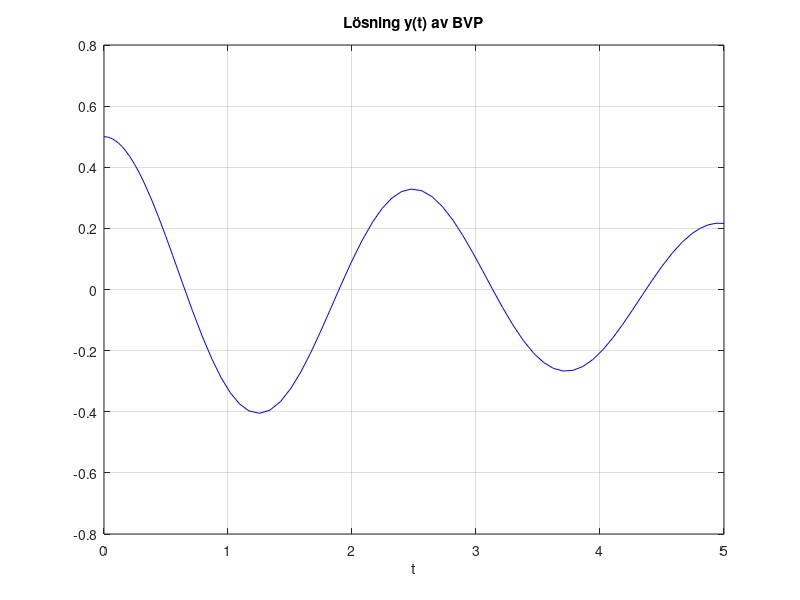

MATLAB code to generate this figure:
%Fråga 2f
clc; clear;
m=0.6;
L=1.5;
g=9.81;
u=0.2;
f = @(t,y) [y(2); -(u/m)*y(2)-(g/L)*sin(y(1))]; 
t0 = 0;  
u0 = [0.5;0];             
T = 5;                            
[tsvar,ysvar] = ode45(f,[t0,T],u0);     

yend = ysvar(end,:);               

fprintf('y(T) = %g, y''(T) = %g\n',ysvar(end,1),ysvar(end,2))

plot(tsvar,ysvar(:,1),'b'); 
hold on     
title('Lösning y(t) av BVP')
xlabel('t'); 
grid on
